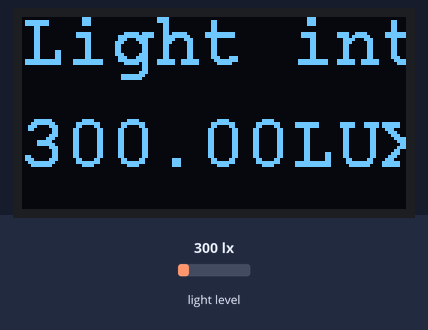
The sketch below on a simulated Arduino Uno, built with avr-gcc and run on an emulated ATmega328P. Shown: 128×64 one-colour display. The test bench sets the inputs (shaded band); at power-on: light level 300 lx. What the sketch prints to the serial monitor is not drawn.

Above: at 1.2 s.
1.3 s: light level set to 40 lx
At 3.0 s:
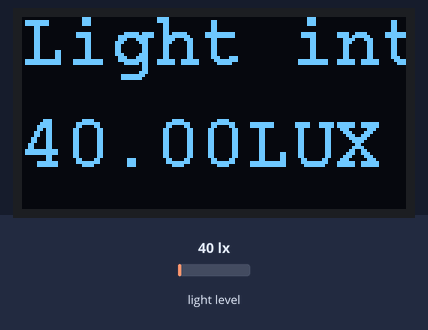
3.5 s: light level set to 500 lx
At 5.0 s:
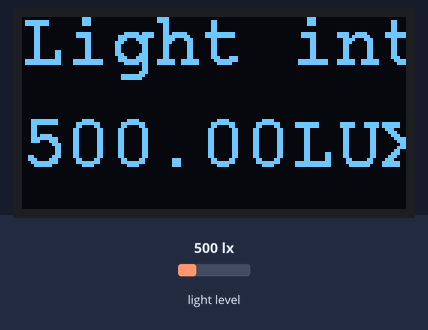
5.6 s: light level set to 1000 lx
At 6.6 s:
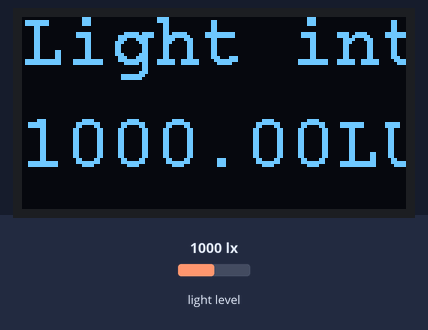
Timing chart, 0 to 8.6 s (numbered marks = the images above; inputs shaded):
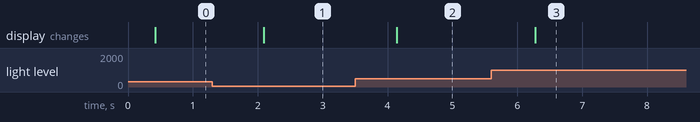

The sketch:

OLED_TSL2561.ino
```cpp
#include "U8glib.h"

#include <Wire.h>
#include <Adafruit_Sensor.h>
#include <Adafruit_TSL2561_U.h>

Adafruit_TSL2561_Unified tsl = Adafruit_TSL2561_Unified(TSL2561_ADDR_LOW, 12345);

float sensor_lux=0.00;

U8GLIB_SSD1306_128X64 u8g(U8G_I2C_OPT_NONE);        // HW SPI Com: CS = 10, A0 = 9 (Hardware Pins are  SCK = 13 and MOSI = 11)

//show speed
void draw() {
  u8g.setFont(u8g_font_courB18);//font
  u8g.setPrintPos(0, 16);
  u8g.print("Light intensity");
  u8g.setPrintPos(0, 50);
  u8g.print(sensor_lux);
  u8g.print("LUX");

}


void setup()
{
  Serial.begin(9600);
  Serial.println(tsl.begin() ? "TSL2561 connection successful" : "TSL2561 connection failed");
}


void loop()
{

    sensors_event_t event;
  tsl.getEvent(&event);


    /* Display the results (light is measured in lux) */
  if (event.light)
    sensor_lux=event.light;

  u8g.firstPage();
  do {
    draw();
  }
  while( u8g.nextPage() );
  delay(2);
}
```

Measured:
- after the input at 1.3 s, the display: changes after 0.80 s (image 1)
- after the input at 3.5 s, the display: changes after 0.64 s (image 2)
- after the input at 5.6 s, the display: changes after 0.67 s (image 3)
